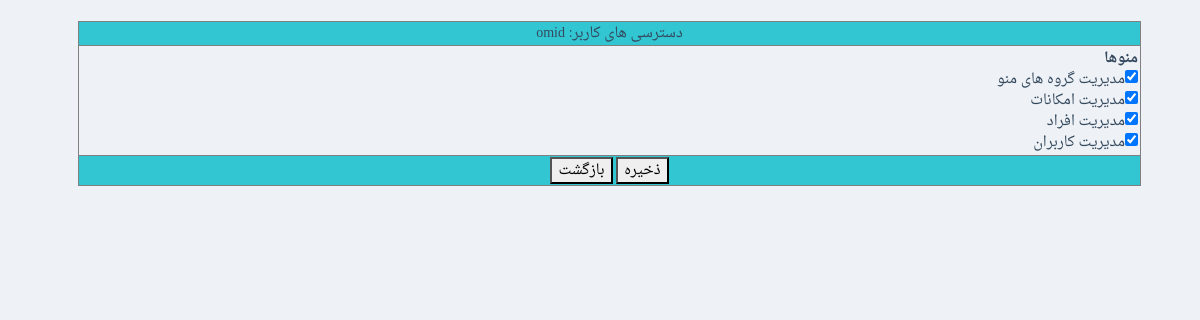
The page /www/sadaf/ManageUserPermissions.php?Item_UserID=omid (signed in) on the database as committed earlier.
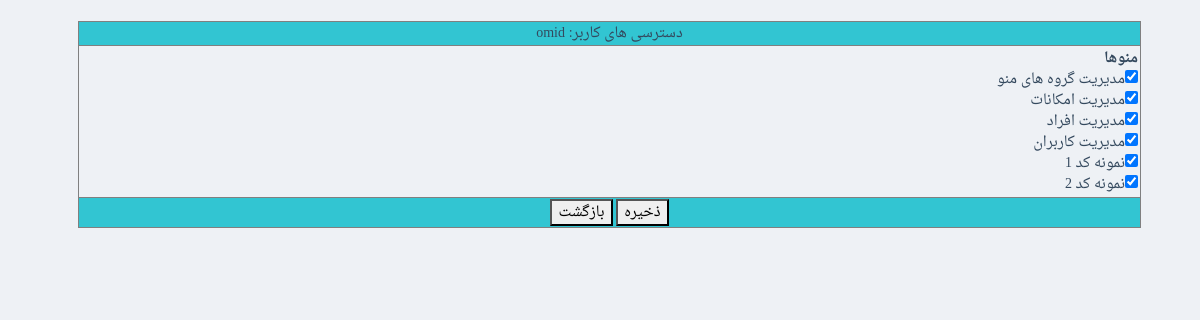
The same page on the database as committed later.
### tables this page shows
CREATE TABLE  `SystemFacilities` (
  `FacilityID` int(11) NOT NULL AUTO_INCREMENT,
  `FacilityName` varchar(245) DEFAULT NULL,
  `GroupID` int(11) DEFAULT NULL,
  `OrderNo` int(11) DEFAULT NULL,
  `PageAddress` varchar(345) DEFAULT NULL,
  PRIMARY KEY (`FacilityID`)
);

### www/shares/pdodb.class.php (called while the page is built, shortened)
<?php
class pdodb {
  private $dsn;
  private $pdo;
  private $statement;
  static  $pdoinstance = false;
  private function __construct($_host = "", $_user = "", $_pass = "", $_default_db = "",$_driver="",$debug=self::DEBUG_MODE) {
    $this->dsn = "mysql:dbname=$_default_db;host=$_host";
  }
  public static function getInstance($_host = "", $_user = "", $_pass = "", $_default_db = "",$_driver="") {
    if ("" == $_driver)      $_driver = sys_config::$db_server['driver'];
    if ("" == $_host)        $_host = sys_config::$db_server['host'];
    if ("" == $_user)        $_user = sys_config::$db_server['user'];
    if ("" == $_pass)        $_pass = sys_config::$db_server['pass'];
    if ("" == $_default_db)  $_default_db = sys_config::$db_server['database'];
    if (!@pdodb::$pdoinstance[$_host.$_user.$_default_db]) {
      pdodb::$pdoinstance[$_host.$_user.$_default_db] = new pdodb($_host,$_user,$_pass,$_default_db,$_driver);
    }
    return pdodb::$pdoinstance[$_host.$_user.$_default_db];
  }
  private function connect($_driver = "", $_host = "", $_user = "", $_pass = "", $_default_db = "",$debug=self::DEBUG_MODE) {
    try{
      $this->pdo = new pdo($this->dsn , $_user , $_pass, array(PDO::MYSQL_ATTR_INIT_COMMAND =>  "SET NAMES utf8") );
      return $this->pdo;
    }
    catch (PDOException $e) {
      print (self::PDO_CONNECTION_ERROR);
      print ($e->getMessage());
      if ($debug) $this->backtrace();
      exit();
    }
  }
  function Prepare($sqlstr,$debug=self::DEBUG_MODE) {
    $this->statement = $this->pdo->prepare($sqlstr);
   	$error_info = $this->pdo->errorInfo();
    return $this->statement;
  }
  function ExecuteStatement($parameter_array,$fetch_mode=PDO::FETCH_ASSOC,$debug=self::DEBUG_MODE) {
    $trans = array(self::ARABIC_YA => self::PERSIAN_YA , self::ARABIC_KAF => self::PERSIAN_KAF);
    $this->statement->setFetchMode($fetch_mode);
    $this->statement->execute($parameter_array);
    $error_info = $this->statement->errorInfo();
    return $this->statement;
 }
  function Execute($sqlstr,$fetch_mode=PDO::FETCH_ASSOC,$debug=self::DEBUG_MODE) {
    $trans = array(self::ARABIC_YA => self::PERSIAN_YA , self::ARABIC_KAF => self::PERSIAN_KAF);
    $this->statement = $this->pdo->query(strtr($sqlstr,$trans));
    $error_info = $this->pdo->errorInfo();
    return $this->statement;
  }
}
?>

### www/sadaf/classes/SystemFacilities.class.php (called while the page is built, shortened)
<?php
class manage_SystemFacilities
{
	static function GetList()
	{
		$mysql = pdodb::getInstance();
		$k=0;
		$ret = array();
		$query = "select SystemFacilities.FacilityID
				,SystemFacilities.FacilityName
				,SystemFacilities.GroupID
				,SystemFacilities.OrderNo
				,SystemFacilities.PageAddress
			, l2.GroupName  as l2_GroupName  from sadaf.SystemFacilities
			LEFT JOIN sadaf.SystemFacilityGroups  l2 on (l2.GroupID=SystemFacilities.GroupID)
			order by l2.OrderNo, SystemFacilities.OrderNo ";
		$res = $mysql->Execute($query);
		while($rec=$res->fetch())
		{
			$ret[$k] = new be_SystemFacilities();
			$ret[$k]->FacilityID=$rec["FacilityID"];
			$ret[$k]->FacilityName=$rec["FacilityName"];
			$ret[$k]->GroupID=$rec["GroupID"];
			$ret[$k]->GroupID_Desc=$rec["l2_GroupName"];
			$ret[$k]->OrderNo=$rec["OrderNo"];
			$ret[$k]->PageAddress=$rec["PageAddress"];
			$k++;
		}
		return $ret;
	}
}
?>

### www/sadaf/classes/UserFacilities.class.php (called while the page is built, shortened)
<?php
class manage_UserFacilities
{
	static function HasAccess($UserID, $FacilityID)
	{
		$mysql = pdodb::getInstance();
		$query = "select * from sadaf.UserFacilities where ";
		$query .= " UserID=? and FacilityID=?";
		$ValueListArray = array();
		array_push($ValueListArray, $UserID);
		array_push($ValueListArray, $FacilityID);
		$mysql->Prepare($query);
		$res = $mysql->ExecuteStatement($ValueListArray);
		if($rec = $res->fetch())
		  return true;
		return false;
	}
}
?>

### www/sadaf/ManageUserPermissions.php (the view, shortened to what this page needs)
<?php
include("classes/UserFacilities.class.php");
include ("classes/SystemFacilities.class.php");
?>
<form method="post" id="f1" name="f1" >
<br><table width="90%" border="1" cellspacing="0" align="center">
<tr class="HeaderOfTable">
<td align="center">دسترسی های کاربر: <? echo $_REQUEST["Item_UserID"]; ?></td>
</tr>
<tr>
<td>
<table width="100%" border="0">
<tr>
  <td>
  <?
    echo "<b>منوها</b><br>";
	$list = manage_SystemFacilities::GetList();
	for($i=0; $i<count($list); $i++)
	{
	  echo "<input type=checkbox name=ch_".$list[$i]->FacilityID;
	  if(manage_UserFacilities::HasAccess($_REQUEST["Item_UserID"], $list[$i]->FacilityID))
	    echo " checked ";
	  echo ">";
	  echo $list[$i]->FacilityName;
	  echo "<br>";
	}
  ?>
  </td>
</tr>
</table>
</td>
</tr>
<tr class="FooterOfTable">
<td align="center">
<input type="button" onclick="javascript: ValidateForm();" value="ذخیره">
<input type="button" onclick="document.location='ManageAccountSpecs.php';" value="بازگشت">
</td>
</tr>
</table>
</form>
</html>

Rows that differ between the two databases and show on the page:
added systemfacilities: value "☑", FacilityName "نمونه كد 1"
added systemfacilities: value "☑", FacilityName "نمونه كد 2"
